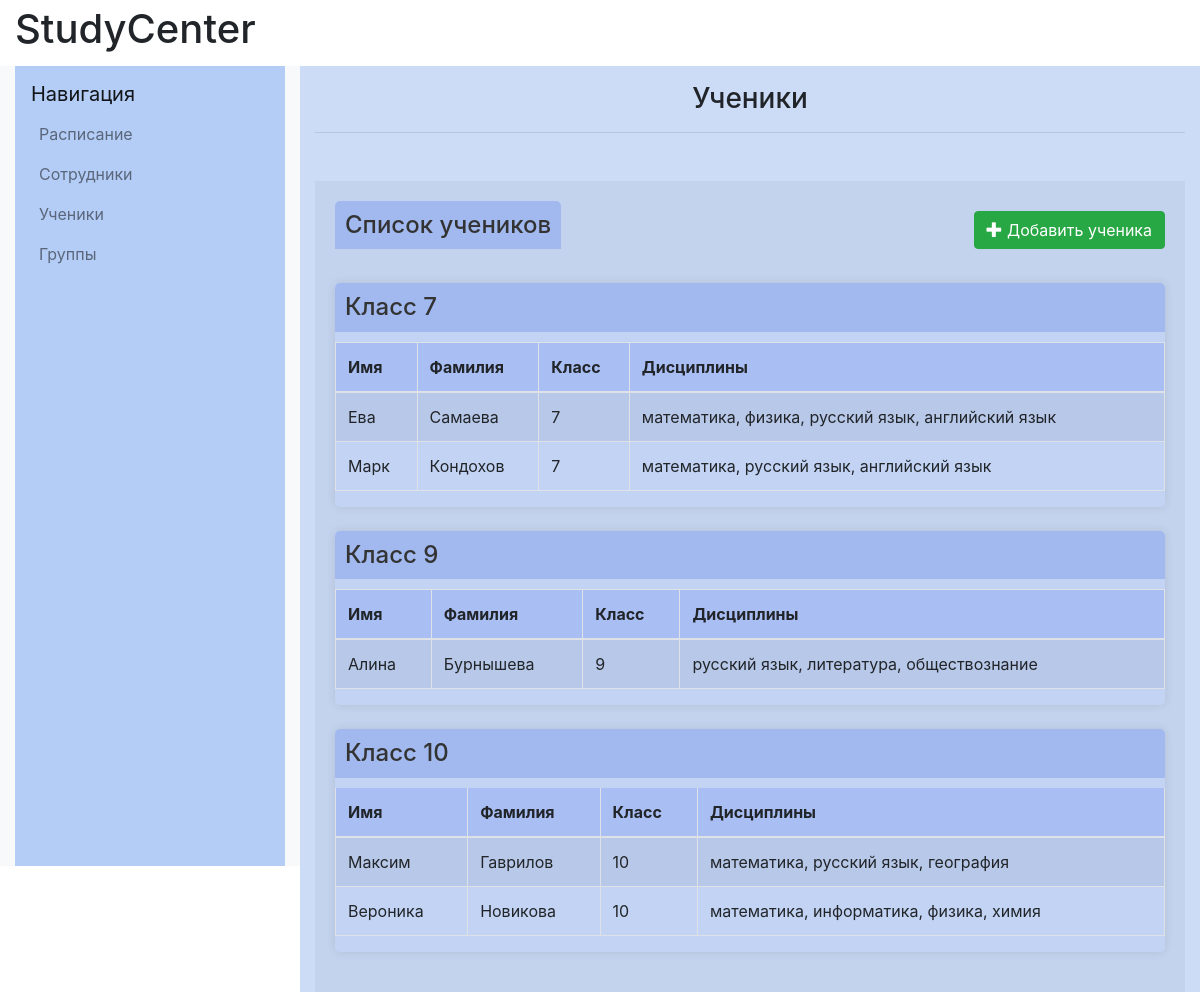
The page /students/ on the database its author committed.
### catalog/models.py (models this page shows)
class Student(models.Model):
    firstname=models.CharField(max_length=20, verbose_name="Имя")
    lastname=models.CharField(max_length=20, verbose_name="Фамилия")
    fathername=models.CharField(max_length=20, verbose_name="Отчество")
    date_of_birth=models.DateField(verbose_name="Дата рождения")
    grade=models.IntegerField(validators=[
            MaxValueValidator(11),
            MinValueValidator(1)
        ], verbose_name="Класс")
    phone_number=models.CharField(max_length=11,validators=[MinLengthValidator(11)], verbose_name="Номер телефона")
    email=models.EmailField(verbose_name="E-mail")
    objects=models.Manager()
    DoesNotExist = models.Manager
    def get_subjects(self):
        subjects = self.student_subjects.values_list('subjects__name', flat=True)
        return ", ".join(subjects)
    def __str__(self):
        return f"{self.lastname} {self.firstname}"
    __str__.short_description = 'Ученик'

### catalog/views.py (the view)
# urls.py: path('students/', views.students, name='students'),
def students(request):
    students= Student.objects.all()
    student_subjects = Student_Subjects.objects.all()
    students_by_grade = {}
    for student in students:
        grade = student.grade
        if grade not in students_by_grade:
            students_by_grade[grade] = []
        students_by_grade[grade].append(student)
    sorted_students = sorted(students_by_grade.items())
    return render(request, "student/students.html", {"students": students, "student_subjects": student_subjects, "sorted_students": sorted_students})

### catalog/templates/student/students.html (shortened to what this page needs)
{% extends "base_generic.html" %}
{% block content%}
            <div class="col-md-8 col-lg-9 content-container" style="background-color: #ccdbf6">
                <h1 class="h3 text-center mt-3">Ученики</h1>
                <hr class="mb-5">
                 <section style="background-color: rgb(196, 211, 237); padding: 20px;">
                     <div style="display: flex; justify-content: space-between; align-items: center;">
                        <h3 class="lesson-month" style="color: #333; font-size: 1.5em; margin-bottom: 10px; padding: 10px; background-color: rgba(160, 184, 239, 0.94); border-top-left-radius: 5px; border-top-right-radius: 5px;">Список учеников</h3>
                        <a class="btn btn-success" href="{% url 'student_new' %}" class="btn top-menu"><span class="glyphicon glyphicon-plus"></span> Добавить ученика</a>
                    </div>
                    {% for grade, students in sorted_students %}
                    <div class="lesson-group mt-4" style="margin-bottom: 20px; background-color: rgba(195, 212, 245, 0.94); border-radius: 5px; box-shadow: 0 0 10px rgba(0, 0, 0, 0.1);">
                        <h3 class="lesson-month" style="color: #333; font-size: 1.5em; margin-bottom: 10px; padding: 10px; background-color: rgba(160,184,239,0.94); border-top-left-radius: 5px; border-top-right-radius: 5px;">Класс {{ grade }}</h3>
                        <div class="table-responsive" style="width: 100%;">
                            <table class="table table-striped table-bordered lesson-table" style="width: 100%; border-collapse: collapse;">
                                <thead>
                                    <tr style="background-color: rgba(158,180,243,0.68);">
                                        <tr style="background-color: rgba(158, 180, 243, 0.68);">
                                        <th>Имя</th>
                                        <th>Фамилия</th>
                                        <th>Класс</th>
                                        <th>Дисциплины</th>
                                    </tr>
                                </thead>
                                <tbody>
                                {% for student in students %}
                                <tr class="table-row" style="cursor: pointer;" onclick="window.location='{% url 'student_detail' pk=student.pk %}';" onmouseover="this.style.backgroundColor='rgba(74, 78, 137, 0.28)';" onmouseout="this.style.backgroundColor='';">
                                    <td>{{ student.firstname }}</td>
                                    <td>{{ student.lastname }}</td>
                                    <td>{{ student.grade }}</td>
                                    <td>{{ student.get_subjects }}</td>
                                </tr>
                                {% endfor %}
                                </tbody>
                            </table>
                        </div>
                    </div>
                    {% endfor %}
               </section>
            </div>
{% endblock content %}

### catalog/static/css/styles.css (style rules this page uses)
@media (min-width: 768px) { .lesson-group { margin-bottom: 20px; } }
@media (min-width: 768px) { .lesson-month { color: #333; font-size: 1.5em; margin-bottom: 10px; } }
@media (min-width: 768px) { .lesson-table { width: 100%; } }

### rows shown on the page
Student: grade "7", firstname "Ева", lastname "Самаева", get_subjects "математика, физика, русский язык, английский язык"
Student: firstname "Марк", lastname "Кондохов", grade "7", get_subjects "математика, русский язык, английский язык"
Student: grade "9", firstname "Алина", lastname "Бурнышева", get_subjects "русский язык, литература, обществознание"
Student: grade "10", firstname "Максим", lastname "Гаврилов", get_subjects "математика, русский язык, география"
Student: firstname "Вероника", lastname "Новикова", grade "10", get_subjects "математика, информатика, физика, химия"
